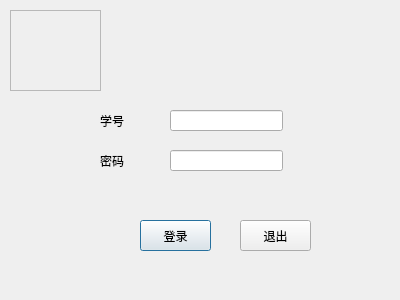
<?xml version="1.0" encoding="UTF-8"?>
<ui version="4.0">
 <class>Student</class>
 <widget class="QDialog" name="Student">
  <property name="geometry">
   <rect>
    <x>0</x>
    <y>0</y>
    <width>400</width>
    <height>300</height>
   </rect>
  </property>
  <property name="windowTitle">
   <string>Dialog</string>
  </property>
  <widget class="QLabel" name="label">
   <property name="geometry">
    <rect>
     <x>100</x>
     <y>110</y>
     <width>41</width>
     <height>21</height>
    </rect>
   </property>
   <property name="text">
    <string>学号</string>
   </property>
  </widget>
  <widget class="QLabel" name="label_2">
   <property name="geometry">
    <rect>
     <x>100</x>
     <y>150</y>
     <width>41</width>
     <height>21</height>
    </rect>
   </property>
   <property name="text">
    <string>密码</string>
   </property>
  </widget>
  <widget class="QLineEdit" name="edt_User">
   <property name="geometry">
    <rect>
     <x>170</x>
     <y>110</y>
     <width>113</width>
     <height>21</height>
    </rect>
   </property>
  </widget>
  <widget class="QLineEdit" name="edt_Pss">
   <property name="geometry">
    <rect>
     <x>170</x>
     <y>150</y>
     <width>113</width>
     <height>21</height>
    </rect>
   </property>
  </widget>
  <widget class="QPushButton" name="btn_Login">
   <property name="geometry">
    <rect>
     <x>140</x>
     <y>220</y>
     <width>71</width>
     <height>31</height>
    </rect>
   </property>
   <property name="text">
    <string>登录</string>
   </property>
  </widget>
  <widget class="QPushButton" name="btn_Exe">
   <property name="geometry">
    <rect>
     <x>240</x>
     <y>220</y>
     <width>71</width>
     <height>31</height>
    </rect>
   </property>
   <property name="text">
    <string>退出</string>
   </property>
  </widget>
  <widget class="QLabel" name="label_3">
   <property name="geometry">
    <rect>
     <x>10</x>
     <y>10</y>
     <width>91</width>
     <height>81</height>
    </rect>
   </property>
   <property name="autoFillBackground">
    <bool>false</bool>
   </property>
   <property name="styleSheet">
    <string notr="true">image: url(:/pic/seu.png);</string>
   </property>
   <property name="frameShape">
    <enum>QFrame::StyledPanel</enum>
   </property>
   <property name="text">
    <string/>
   </property>
   <property name="scaledContents">
    <bool>false</bool>
   </property>
  </widget>
 </widget>
 <resources/>
 <connections/>
</ui>
